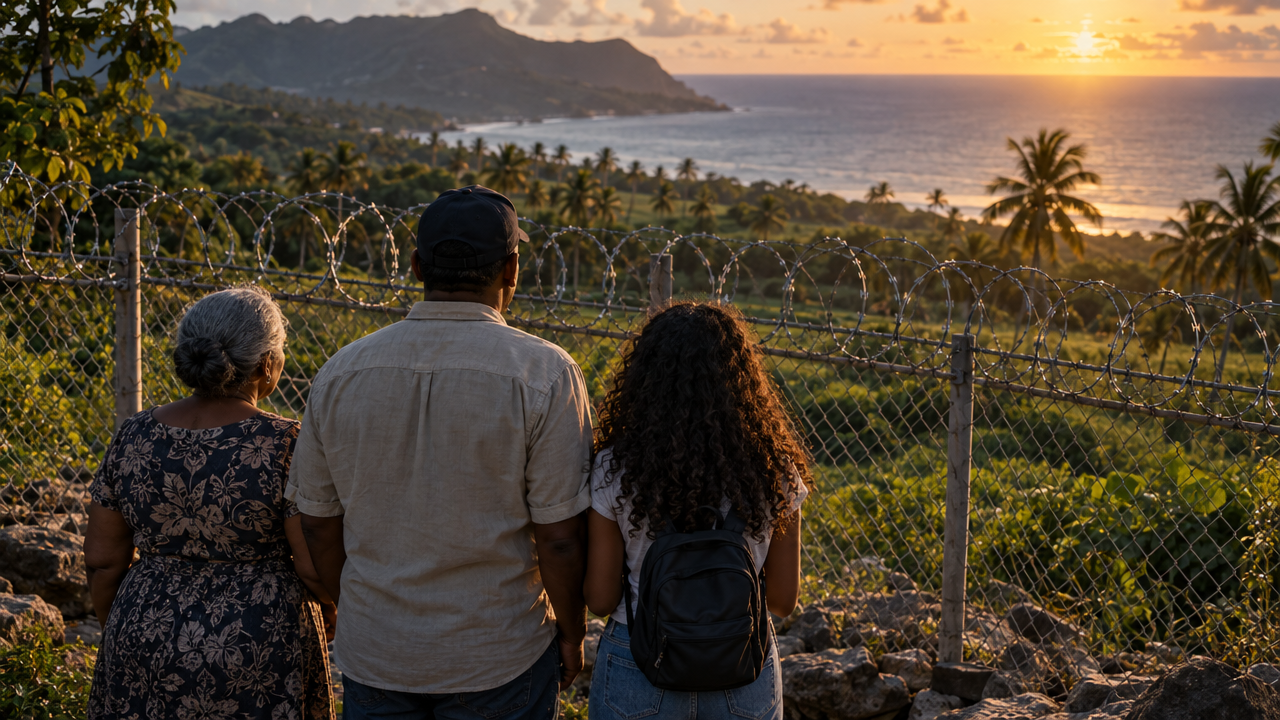
#> input picture assets/01_familia_cerca.png, 1280 x 720 px
$ python -i video.py   (imports and definitions only)
#> lines starting #> are read from the running program, lines starting #| are printed output that depends on the picture
"""Renderizador del video vertical Capital Curioso · NSA (1080x1920, 30 fps).
Uso: python3 video.py WORKDIR START_FRAME END_FRAME OUT.mp4
"""
import sys, json, math, os, functools
import numpy as np, cv2
from PIL import Image, ImageDraw, ImageFont, ImageFilter
from timeline import *

WORK = sys.argv[1]
HERE = os.path.dirname(os.path.abspath(__file__))
IMG = os.path.join(WORK, '..', 'assets', 'Capital_Curioso_NSA')
FONTS = os.path.join(WORK, 'fonts')
W, H = 1080, 1920
NAVY = (10, 18, 40); DEEP = (3, 6, 15); RED = (228, 30, 45); WHITE = (242, 242, 242)
COOL = (150, 175, 215)

# ---------------------------------------------------------------- utilidades
def clamp(x, a=0.0, b=1.0): return max(a, min(b, x))
def lin(t, a, b): return clamp((t - a) / (b - a)) if b > a else float(t >= a)
def ease(x): x = clamp(x); return x * x * (3 - 2 * x)
def eout(x): x = clamp(x); return 1 - (1 - x) ** 3
def back(x):
    x = clamp(x); c = 1.7; return 1 + (c + 1) * (x - 1) ** 3 + c * (x - 1) ** 2
def hrand(*k):  # pseudo-aleatorio determinista
    h = hash(k) & 0xffffffff
    return np.random.default_rng(h)

@functools.lru_cache(None)
def font(name, size): return ImageFont.truetype(os.path.join(FONTS, name + '.ttf'), size)

# [44 lines left out: functions text_rgba, overlay, not called in this run]

def canvas(color=DEEP): return np.full((H, W, 3), color, np.uint8)

def rgba_layer(): return Image.new('RGBA', (W, H), (0, 0, 0, 0))

def comp_layer(base, layer, alpha=1.0):
    return overlay(base, np.array(layer), 0, 0, alpha, anchor='tl')

def darken(img, k): return (img.astype(np.float32) * k).astype(np.uint8)

# [140 lines left out: functions mix, grade, photo, kb, red_tint, stamp and 6 more, not called in this run]

# -------------------------------------------------------------- mapas
# [1 line not run here, left out]
LATAM = ['Mexico', 'Guatemala', 'Belize', 'Honduras', 'El Salvador', 'Nicaragua', 'Costa Rica', 'Panama', 'Colombia',
         'Venezuela', 'Ecuador', 'Peru', 'Brazil', 'Bolivia', 'Paraguay', 'Chile', 'Argentina', 'Uruguay', 'Guyana',
         'Suriname', 'Cuba', 'Dominican Rep.', 'Haiti', 'Puerto Rico', 'Jamaica', 'Bahamas', 'Trinidad and Tobago',
         'United States of America', 'Fr. S. Antarctic Lands', 'Falkland Is.']

def proj_latam(lon, lat):  # Latinoamérica a pantalla completa
    return (lon + 118) * 11.9 + 45, (34 - lat) * 12.2 + 400

def proj_world(lon, lat, cx_lon=40, s=5.4):
    y = (75 - lat) * s * 1.08 + 620
    return (lon - cx_lon) * s + W / 2, y

# [19 lines left out: functions draw_countries, latam_map, not called in this run]

def centroid(name, proj):
    ring = max(COUNTRIES[name], key=len); pts = np.array([proj(x, y) for x, y in ring])
    return pts.mean(0)

# [5 lines left out: function map_bg, not called in this run]

# ------------------------------------------------------------- red de nodos
_r = np.random.default_rng(11)
NODES = []
# [3 lines not run here, left out]
EDGES = [(i, j) for i in range(len(NODES)) for j in range(i + 1, len(NODES))
         if math.hypot(NODES[i][0] - NODES[j][0], NODES[i][1] - NODES[j][1]) < 230]
DIE = {i: 10.9 + k * (2.75 / len(NODES)) for k, i in enumerate(_r.permutation(len(NODES)))}

# [23 lines left out: function network, not called in this run]

# ----------------------------------------------------------------- ESCENAS
CODE = '> nsanet.core --sync node[07]  ██ status: OK'

# [143 lines left out: functions scene1, scene2, scene3, scene4, not called in this run]

# --- montaje de caídas
TL_DAYS = [(30.66, 0, 'OUTLOOK'), (31.90, 1, 'VUELOS'), (34.26, 2, 'UNITED'), (36.68, 4, 'BANCOS'), (39.45, 5, 'NSA')]

# [105 lines left out: functions timeline_bar, phone, scene5, scene6, not called in this run]

# --- portada: cámara por fotogramas clave (centro en px de la portada, zoom en px pantalla / px portada)
COVER_KEYS = [(45.96, 627, 627, 0.86), (47.1, 627, 627, 0.90), (51.1, 627, 615, 1.15), (52.0, 628, 600, 2.6),
              (58.45, 628, 600, 3.05), (59.1, 205, 760, 2.5), (60.25, 200, 755, 2.6), (60.75, 925, 225, 2.7),
              (61.1, 930, 220, 2.85), (61.6, 170, 435, 2.9), (62.6, 170, 432, 3.1)]
COVER_KEYS2 = [(69.0, 900, 600, 1.4), (69.8, 1010, 585, 3.1), (70.6, 1010, 585, 3.3)]

# [23 lines left out: functions cover, cam, cover_view, not called in this run]

def to_screen(px, py, c):
    cx, cy, z = c; return W / 2 + (px - cx) * z, H / 2 + (py - cy) * z

# [170 lines left out: functions brain_pulse, tag, world_map, scene7_8, oil_chart, scene9 and 2 more, not called in this run]

_cierre = None
# [13 lines left out: function cierre, not called in this run]

def scene(t):
    if t < 8.14: return scene1(t)
    if t < 15.64: return scene2(t)
    if t < 18.98: return scene3(t)
    if t < 29.12: return scene4(t)
    if t < 41.08: return scene5(t)
    if t < 45.96: return scene6(t)
    if t < 69.06: return scene7_8(t)
    if t < 80.62: return scene9(t)
    if t < 85.32: return scene10(t)
    if t < CIERRE_T: return scene11(t)
    return cierre(t)

# ----------------------------------------------------------- subtítulos
# [1 line not run here, left out]
FIX = {'Cell': 'Zelle'}
# [1 line not run here, left out]
KEY = {'nsa', 'apagó', 'secreta', '17', 'noviembre', 'vigila', 'servicio', 'turnos', 'snowden', 'espió', 'presidentes',
       'brasil', 'méxico', 'sola', 'seis', 'outlook', 'vuelos', 'united', 'chase', 'zelle', 'dinero',
       'ciberataque', 'pruebas', 'técnicos', 'esto', 'economist', '2027', 'cerebro', 'circuitos', 'riesgos',
       'inteligencia', 'ciberataques', 'misiles', 'irán', 'china', 'taiwán', 'tenso', 'fallar', 'nosotros',
       'petróleo', 'gasolina', 'comida', 'latinoamérica', 'navidad', 'bancos', 'falso', 'alerta',
       'otra', 'pasando', 'comentarios', 'secretos', 'interna'}
def norm(w): return w.strip('¿?¡!.,;:"').lower()

CHUNKS = []; cur = []
# [8 lines not run here, left out]

SUB_Y = 330
# [30 lines left out: function subtitles, not called in this run]

# ----------------------------------------------------- efectos globales
YY, XX = np.mgrid[0:H, 0:W].astype(np.float32)
VIG = (1 - 0.78 * np.clip(((XX - W / 2) / (W * 0.62)) ** 2 + ((YY - H / 2) / (H * 0.6)) ** 2, 0, 1) ** 1.3)[..., None]
_gr = np.random.default_rng(99)
GRAIN = [(_gr.normal(0, 1, (H // 2, W // 2)).astype(np.float32)) for _ in range(12)]
GRAIN = [cv2.resize(g, (W, H), interpolation=cv2.INTER_LINEAR)[..., None] for g in GRAIN]

# [21 lines left out: functions glitch, glitch_amount, not called in this run]

def frame(i):
    t = i / FPS
    b = scene(t)
    if t < CIERRE_T:
        b = (b.astype(np.float32) * VIG).astype(np.uint8)
    b = subtitles(b, t)
    g = glitch_amount(t)
    if g > 0: b = glitch(b, g, i)
    # destello rojo tenue en los golpes
    for t0, s in BOOMS:
        if t0 <= t < t0 + 0.25 and s >= 0.9:
            k = (1 - (t - t0) / 0.25) * 0.18
            b = np.clip(b.astype(np.float32) * (1 - k) + np.array(RED, np.float32) * k, 0, 255).astype(np.uint8)
    # grano
    gr = GRAIN[i % len(GRAIN)]
    f = b.astype(np.float32) + gr * 9.0
    # parpadeo de proyector muy leve
    f *= 1 + 0.015 * math.sin(i * 1.7)
    return np.clip(f, 0, 255).astype(np.uint8)

# [9 lines not run here, left out]

>>> import cv2
>>> picture = cv2.imread('../assets/01_familia_cerca.png', cv2.IMREAD_GRAYSCALE)
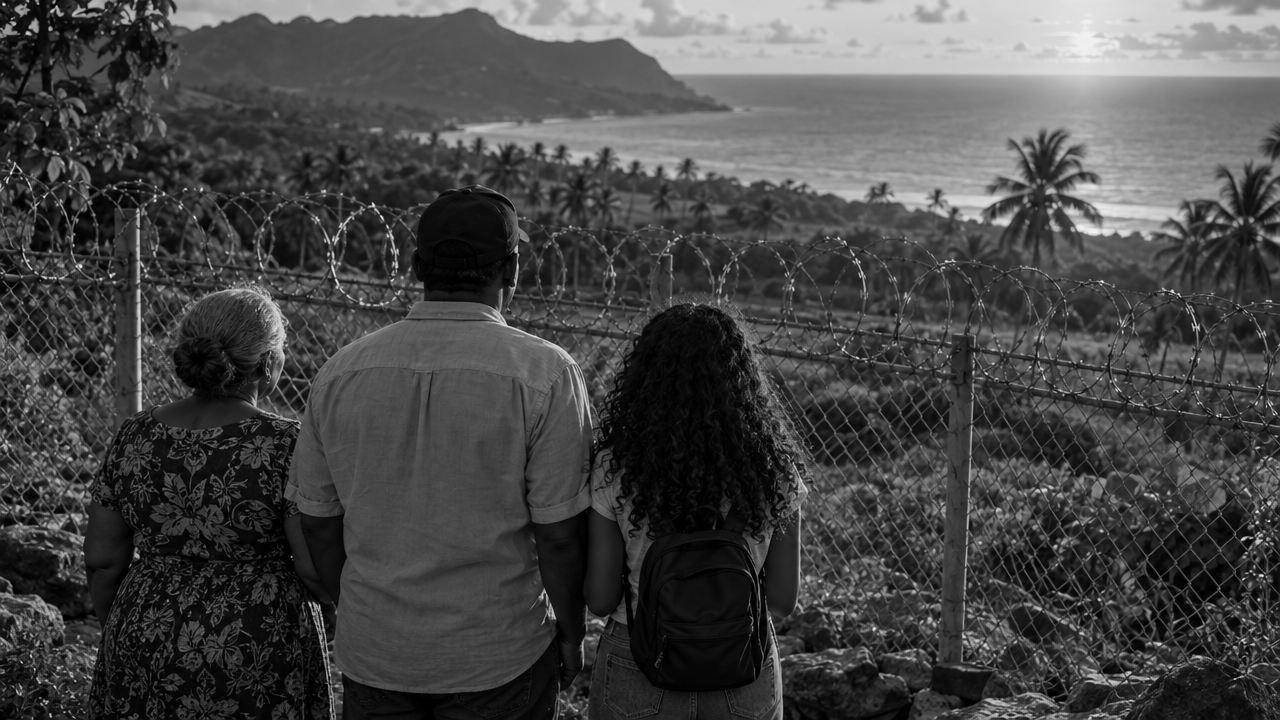
#> picture: shape (720, 1280); min 0, max 247, mean 71.4
>>> result = frame(picture)
#> (the run stopped early here; a loop or call above may not have finished)
